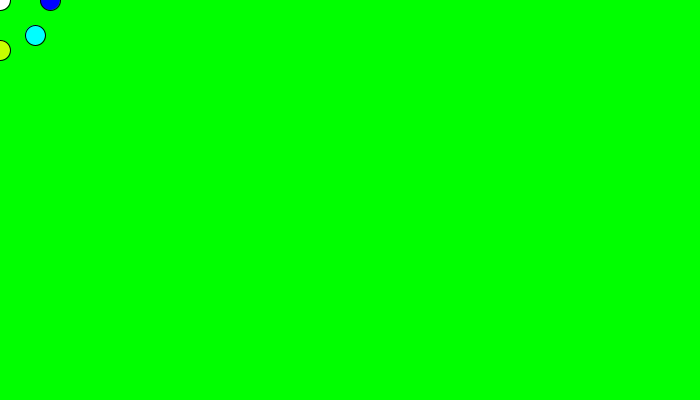
Frame 1 (no input)
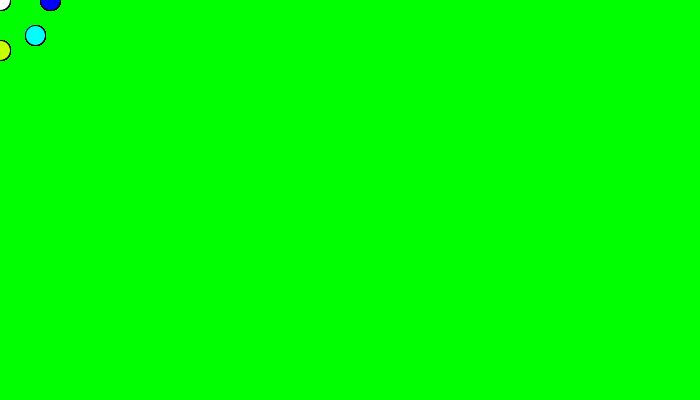
Frame 60 (the mouse pressed at the canvas centre just before this capture)
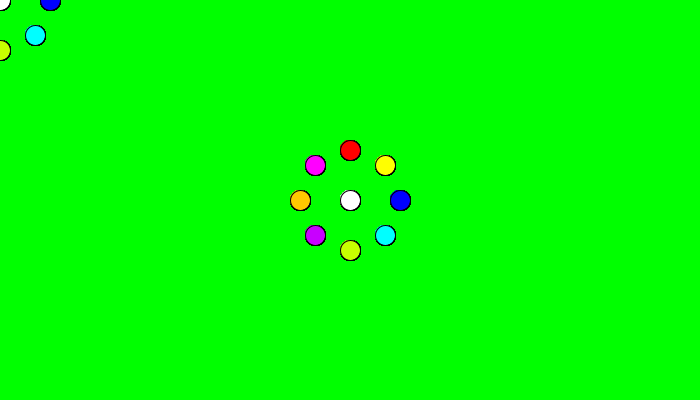
Frame 120 (the mouse held since frame 60 and released just before this capture)

The Processing sketch that drew these frames (run headless with seeded random() and noise(); from frame 60 on, the mouse is pressed at the canvas centre):

// Processing sketch: processing_2372
// ── processing_2372.pde

void setup() {
  size(700,400);
  background(0,255,0);
}
void draw() {
  smooth();
  fill(255,200,0);
  ellipse(mouseX-50,mouseY,20,20);
  fill(0,0,255);
  ellipse(mouseX+50,mouseY,20,20);
  fill(255,0,0);
  ellipse(mouseX,mouseY-50,20,20);
  fill(255,0,255);
  ellipse(mouseX-35,mouseY-35,20,20);
  fill(0,255,255);
  ellipse(mouseX+35,mouseY+35,20,20);
  fill(200,255,0);
  ellipse(mouseX,mouseY+50,20,20);
  fill(255,255,0);
  ellipse(mouseX+35,mouseY-35,20,20);
  fill(200,0,255);
  ellipse(mouseX-35,mouseY+35,20,20);
  fill(255);
  ellipse(mouseX,mouseY,20,20);
}
